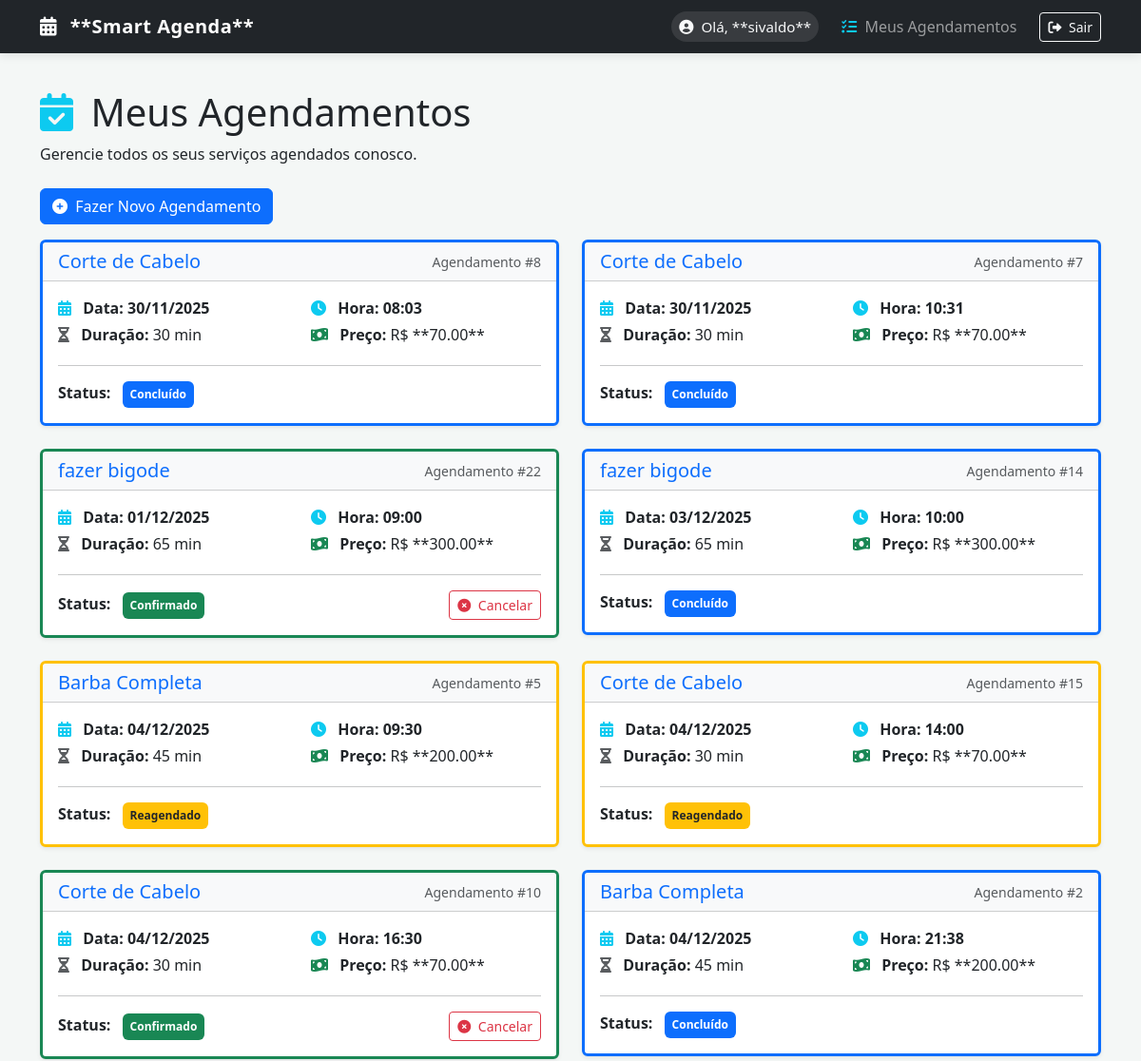
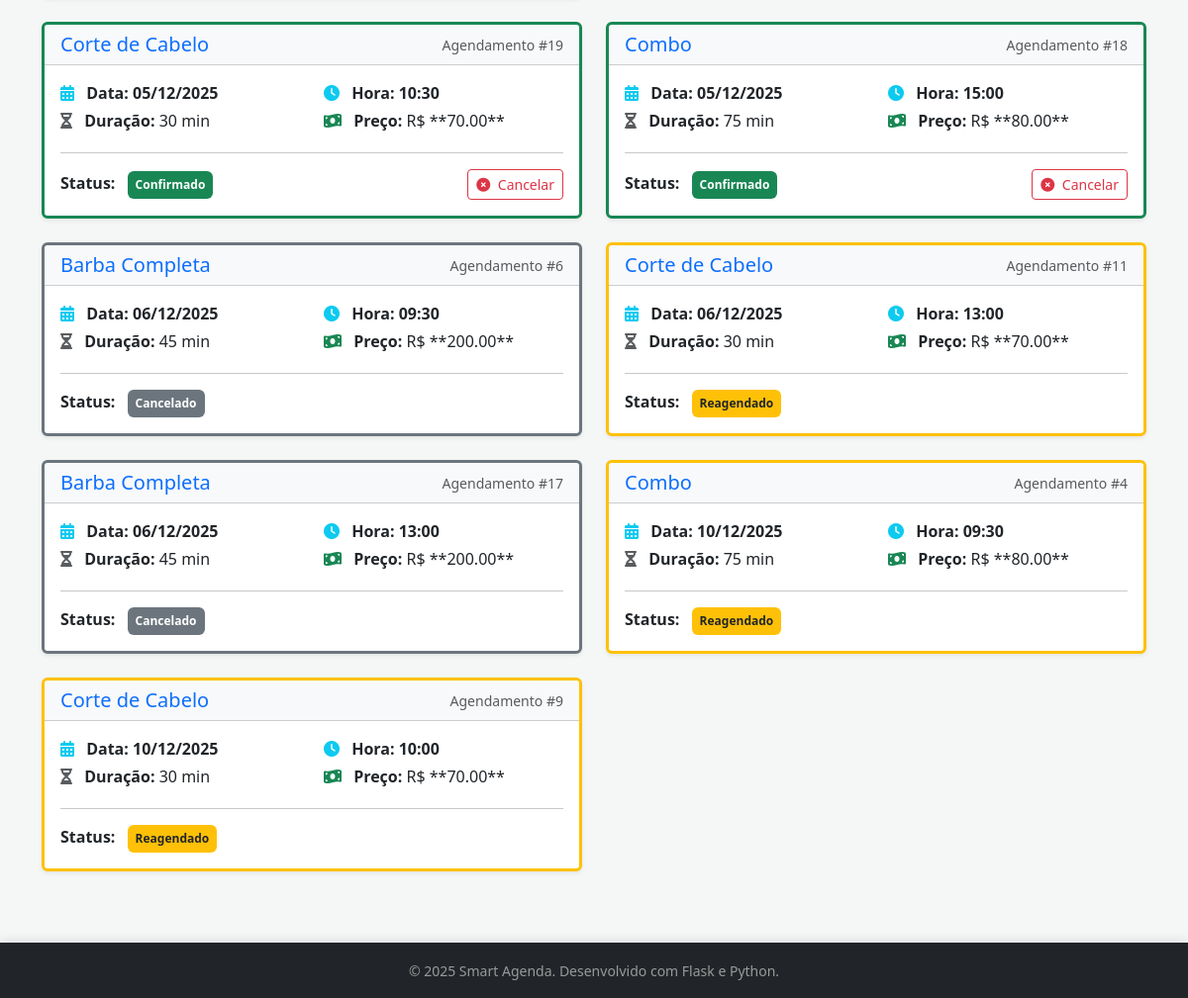
/services/my_appointments (signed in), run on the app's committed database (2 pictures, top to bottom).
### app/models.py (models this page shows, shortened)
class User(UserMixin, db.Model):
    id = db.Column(db.Integer, primary_key=True)
    nome = db.Column(db.String(100), nullable=False)
    email = db.Column(db.String(120), unique=True, nullable=False)
    senha_hash = db.Column(db.String(256), nullable=False)
    is_admin = db.Column(db.Boolean, default=False)
    __table_args__ = (Index('idx_user_email', 'email'),)

class Appointment(db.Model):
    id = db.Column(db.Integer, primary_key=True)
    data_horario = db.Column(db.DateTime, index=True, nullable=False)
    status = db.Column(db.String(50), default='Agendado')
    created_at = db.Column(db.DateTime, default=lambda: datetime.now(timezone.utc))
    user_id = db.Column(db.Integer, db.ForeignKey('user.id'), nullable=False)
    service_id = db.Column(db.Integer, db.ForeignKey('service.id'), nullable=False)
    user = db.relationship('User', backref='agendamentos', foreign_keys=[user_id])
    servico = db.relationship('Service', backref='agendamentos_do_servico', foreign_keys=[service_id])

class Service(db.Model):
    id = db.Column(db.Integer, primary_key=True)
    nome = db.Column(db.String(100), nullable=False, unique=True)
    descricao = db.Column(db.String(255))
    preco = db.Column(db.Float, nullable=False)
    duracao_minutos = db.Column(db.Integer, nullable=False)
    is_active = db.Column(db.Boolean, default=True)

### app/services/routes.py (the view)
@bp.route('/my_appointments')
@login_required
def my_appointments():
    appointments = Appointment.query.filter_by(user_id=current_user.id)\
                                     .order_by(Appointment.data_horario.asc())\
                                     .all()
    return render_template('services/my_appointments.html',
                           title='Meus Agendamentos',
                           appointments=appointments,
                           now=datetime.now,
                           datetime=datetime)

### app/templates/services/my_appointments.html
{% extends "base.html" %}
{% block content %}
<h1 class="mt-4"><i class="fas fa-calendar-check me-2 text-info"></i> Meus Agendamentos</h1>
<p class="mb-4">Gerencie todos os seus serviços agendados conosco.</p>
<p><a href="{{ url_for('services.book_appointment') }}" class="btn btn-primary">
    <i class="fas fa-plus-circle me-1"></i> Fazer Novo Agendamento
</a></p>
{% if appointments %}
<div class="row">
    {% for appointment in appointments %}
    {% set appt_passed = appointment.data_horario < now() %}
    {% set border_class = 'border-success' %}
    {% if appointment.status == 'Cancelado' %}
        {% set border_class = 'border-secondary' %}
    {% elif appointment.status == 'Concluído' %}
        {% set border_class = 'border-primary' %}
    {% elif appointment.status == 'Reagendado' %}
        {% set border_class = 'border-warning' %}
    {% elif appt_passed %}
        {% set border_class = 'border-danger' %}
    {% endif %}
    <div class="col-md-6 mb-4">
        <div class="card shadow-sm {{ border_class }} border-3">
            <div class="card-header bg-light d-flex justify-content-between align-items-center">
                <h5 class="mb-0 text-primary">{{ appointment.servico.nome }}</h5>
                <small class="text-muted">Agendamento #{{ appointment.id }}</small>
            </div>
            <div class="card-body">
                <div class="row mb-3">
                    <div class="col-6">
                        <p class="mb-1">
                            <i class="fas fa-calendar-alt me-2 text-info"></i>
                            <span class="fw-bold">Data:</span>
                            <strong>{{ appointment.data_horario.strftime('%d/%m/%Y') }}</strong>
                        </p>
                    </div>
                    <div class="col-6">
                        <p class="mb-1">
                            <i class="fas fa-clock me-2 text-info"></i>
                            <span class="fw-bold">Hora:</span>
                            <strong>{{ appointment.data_horario.strftime('%H:%M') }}</strong>
                        </p>
                    </div>
                    <div class="col-6">
                        <p class="mb-1">
                            <i class="fas fa-hourglass-half me-2 text-muted"></i>
                            <span class="fw-bold">Duração:</span>
                            {{ appointment.servico.duracao_minutos }} min
                        </p>
                    </div>
                    <div class="col-6">
                        <p class="mb-1">
                            <i class="fas fa-money-bill-wave me-2 text-success"></i>
                            <span class="fw-bold">Preço:</span>
                            R$ **{{ "%.2f"|format(appointment.servico.preco) }}**
                        </p>
                    </div>
                </div>
                <hr>
                <div class="d-flex justify-content-between align-items-center">
                    <div>
                        <span class="fw-bold me-2">Status:</span>
                        {% if appointment.status == 'Agendado' %}
                            {% if appt_passed %}
                                <span class="badge bg-danger p-2">Atrasado/Pendente</span>
                            {% else %}
                                <span class="badge bg-success p-2">Confirmado</span>
                            {% endif %}
                        {% elif appointment.status == 'Cancelado' %}
                            <span class="badge bg-secondary p-2">Cancelado</span>
                        {% elif appointment.status == 'Reagendado' %}
                            <span class="badge bg-warning text-dark p-2">Reagendado</span>
                        {% elif appointment.status == 'Concluído' %}
                            <span class="badge bg-primary p-2">Concluído</span>
                        {% else %}
                            <span class="badge bg-info p-2">{{ appointment.status }}</span>
                        {% endif %}
                    </div>
                    {% if appointment.status == 'Agendado' and not appt_passed %}
                    <form method="POST" action="{{ url_for('services.cancel_appointment', appointment_id=appointment.id) }}"
                            style="display:inline;"
                            onsubmit="return confirm('Tem certeza que deseja cancelar este agendamento? Esta ação não pode ser desfeita e uma notificação será enviada.');">
                        <button type="submit" class="btn btn-outline-danger btn-sm">
                            <i class="fas fa-times-circle me-1"></i> Cancelar
                        </button>
                    </form>
                    {% endif %}
                </div>
            </div>
        </div>
    </div>
    {% endfor %}
</div>
{% else %}
<div class="alert alert-info alert-dismissible fade show shadow-sm" role="alert">
    <i class="fas fa-info-circle me-2"></i> Você ainda não possui agendamentos.
    <a href="{{ url_for('services.book_appointment') }}" class="alert-link">Agende seu primeiro serviço!</a>
</div>
{% endif %}
{% endblock %}

### app/templates/base.html (shortened to what this page needs)
<!DOCTYPE html>
<html lang="pt-br">
<head>
    <link href="https://cdn.jsdelivr.net/npm/bootstrap@5.3.3/dist/css/bootstrap.min.css" rel="stylesheet">
    <link rel="stylesheet" href="https://cdnjs.cloudflare.com/ajax/libs/font-awesome/6.0.0-beta3/css/all.min.css">
</head>
<body>
    <nav class="navbar navbar-expand-lg navbar-dark bg-dark fixed-top navbar-shadow">
        <div class="container">
            <a class="navbar-brand" href="{{ url_for('index') }}">
                <i class="fas fa-calendar-alt me-2"></i> **Smart Agenda**
            </a>
            <div class="collapse navbar-collapse" id="navbarNav">
                <ul class="navbar-nav ms-auto align-items-lg-center">
                    {% if current_user.is_authenticated %}
                        <li class="nav-item me-3">
                            <span class="nav-link user-welcome">
                                <i class="fas fa-user-circle me-1"></i> Olá, **{{ current_user.nome }}**
                            </span>
                        </li>
                        <li class="nav-item">
                            <a class="nav-link" href="{{ url_for('services.my_appointments') }}">
                                <i class="fas fa-list-check me-1 text-info"></i> Meus Agendamentos
                            </a>
                        </li>
                        <li class="nav-item">
                            <a class="btn btn-outline-light btn-sm ms-lg-3" href="{{ url_for('auth.logout') }}">
                                <i class="fas fa-sign-out-alt me-1"></i> Sair
                            </a>
                        </li>
                    {% endif %}
                </ul>
            </div>
            </div>
    </nav>
    <main class="container">
        {% block content %}{% endblock %}
    </main>
    <footer class="footer-fixed py-3 mt-5">
        <div class="container text-center">
            <small>&copy; 2025 Smart Agenda. Desenvolvido com Flask e Python.</small>
        </div>
    </footer>
</body>
</html>

### app/templates/base.html (style rules this page uses)
:root { --primary-color: #007bff; --dark-bg: #212529; --text-light: #f8f9fa; }
body { background-color: #f4f7f6; padding-top: 70px; }
.navbar-dark .navbar-brand { font-weight: 700; letter-spacing: 0.5px; }
.navbar-shadow { box-shadow: 0 2px 10px rgba(0, 0, 0, 0.1); }
.user-welcome { background-color: rgba(255, 255, 255, 0.1); color: var(--text-light) !important; padding: 5px 12px; border-radius: 50px; font-size: 0.95rem; font-weight: 500; }
.footer-fixed { background-color: var(--dark-bg); color: #999; box-shadow: 0 -2px 10px rgba(0, 0, 0, 0.1); }

### data on the page
User: nome "sivaldo"
Appointment: servico.nome "Corte de Cabelo", id "8", data_horario "30/11/2025", data_horario "08:03", servico.duracao_minutos "30", status "Concluído"
Service: servico.preco "70.00"
Appointment: servico.nome "Corte de Cabelo", id "7", data_horario "30/11/2025", data_horario "10:31", servico.duracao_minutos "30", status "Concluído"
Appointment: servico.nome "fazer bigode", id "22", data_horario "01/12/2025", data_horario "09:00", servico.duracao_minutos "65", status "Confirmado"
Service: servico.preco "300.00"
Appointment: servico.nome "fazer bigode", id "14", data_horario "03/12/2025", data_horario "10:00", servico.duracao_minutos "65", status "Concluído"
Appointment: servico.nome "Barba Completa", id "5", data_horario "04/12/2025", data_horario "09:30", servico.duracao_minutos "45", status "Reagendado"
Service: servico.preco "200.00"
Appointment: servico.nome "Corte de Cabelo", id "15", data_horario "04/12/2025", data_horario "14:00", servico.duracao_minutos "30", status "Reagendado"
Appointment: servico.nome "Corte de Cabelo", id "10", data_horario "04/12/2025", data_horario "16:30", servico.duracao_minutos "30", status "Confirmado"
Appointment: servico.nome "Barba Completa", id "2", data_horario "04/12/2025", data_horario "21:38", servico.duracao_minutos "45", status "Concluído"
Appointment: servico.nome "Corte de Cabelo", id "19", data_horario "05/12/2025", data_horario "10:30", servico.duracao_minutos "30", status "Confirmado"
Appointment: servico.nome "Combo", id "18", data_horario "05/12/2025", data_horario "15:00", servico.duracao_minutos "75", status "Confirmado"
Service: servico.preco "80.00"
Appointment: servico.nome "Barba Completa", id "6", data_horario "06/12/2025", data_horario "09:30", servico.duracao_minutos "45", status "Cancelado"
Appointment: servico.nome "Corte de Cabelo", id "11", data_horario "06/12/2025", data_horario "13:00", servico.duracao_minutos "30", status "Reagendado"
Appointment: servico.nome "Barba Completa", id "17", data_horario "06/12/2025", data_horario "13:00", servico.duracao_minutos "45", status "Cancelado"
Appointment: servico.nome "Combo", id "4", data_horario "10/12/2025", data_horario "09:30", servico.duracao_minutos "75", status "Reagendado"
Appointment: servico.nome "Corte de Cabelo", id "9", data_horario "10/12/2025", data_horario "10:00", servico.duracao_minutos "30", status "Reagendado"
